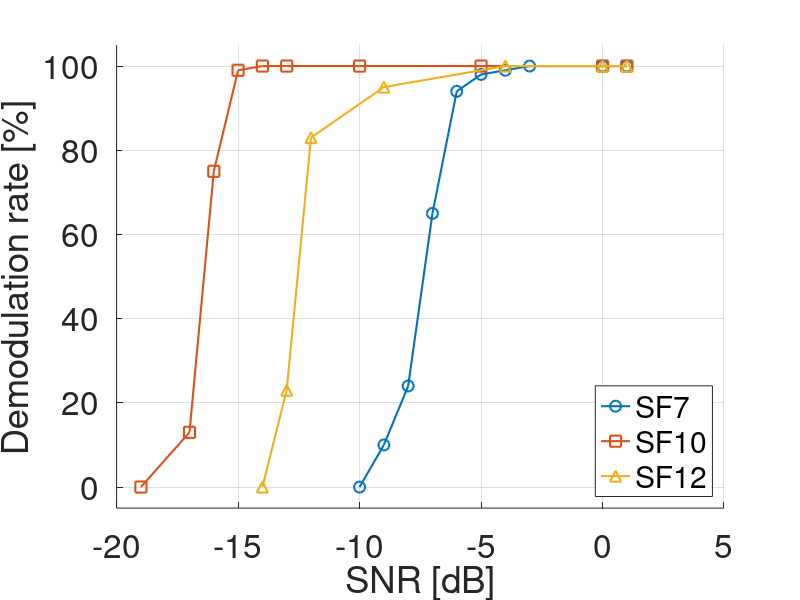

This chart was generated by the following MATLAB code:
clear; clc;

fsize = 24;

snr_sf7    = [-10 -9 -8 -7 -6 -5 -4 -3 0 1];
demod_sf7  = [0 10 24 65 94 98 99 100 100 100];

snr_sf10   = [-19 -17 -16 -15 -14 -13 -10 -5 0 1];
demod_sf10 = [0 13 75 99 100 100 100 100 100 100];

snr_sf12   = [-14 -13 -12 -9 -4 0 1];
demod_sf12 = [0 23 83 95 100 100 100];

figure; hold on; grid on;
plot(snr_sf7,  demod_sf7,  '-o', 'LineWidth', 1.5, 'MarkerSize', 8, 'DisplayName', 'SF7');
plot(snr_sf10, demod_sf10, '-s', 'LineWidth', 1.5, 'MarkerSize', 8, 'DisplayName', 'SF10');
plot(snr_sf12, demod_sf12, '-^', 'LineWidth', 1.5, 'MarkerSize', 8, 'DisplayName', 'SF12');

xlabel('SNR [dB]');
ylabel('Demodulation rate [%]');
legend('Location', 'southeast');
ylim([-5 105]);
set(gca, 'FontSize', fsize);
